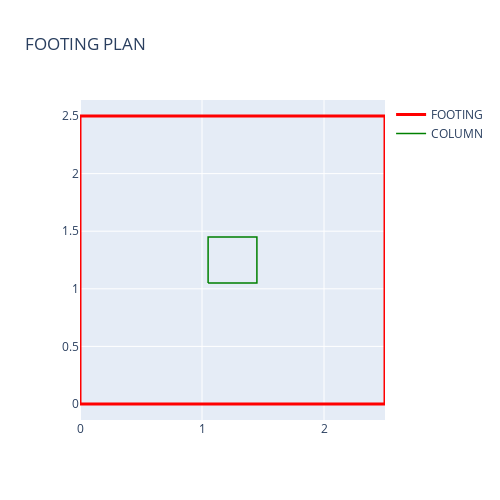

Write notebook code for a chart like this one.
### Markdown cell above
#### Display the foundation geometry

### Code cell
fdn.plot_geometry()

### Figure 1 — Plotly figure (JSON) as saved in the notebook; plotly's stock layout.template omitted (floating-point values rounded to 4 significant figures)
{"data": [{"line": {"color": "red", "width": 3}, "mode": "lines", "name": "FOOTING", "type": "scatter", "x": [0, 2.5, 2.5, 0, 0], "y": [0, 0, 2.5, 2.5, 0]}, {"line": {"color": "green", "width": 1.5}, "mode": "lines", "name": "COLUMN", "type": "scatter", "x": [1.05, 1.45, 1.45, 1.05, 1.05], "y": [1.05, 1.05, 1.45, 1.45, 1.05]}], "layout": {"height": 500, "showlegend": true, "title": {"text": "FOOTING PLAN"}, "width": 500}}
